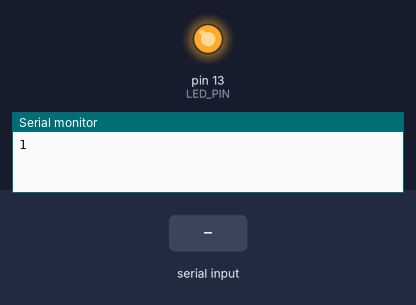
The sketch below on a simulated Arduino Mega 2560, built with avr-gcc and run on an emulated ATmega2560. On the bench: output pins drawn as LEDs (lit = HIGH), the last lines printed to the serial monitor. Dashed ring = blinking. The test bench sets the inputs (shaded band).

Above: at 0.1 s.
At 1.1 s:
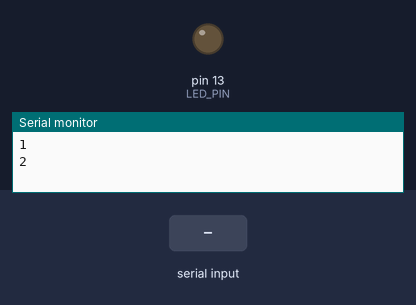
2.1 s: "1" received over the second serial link
At 4.8 s:
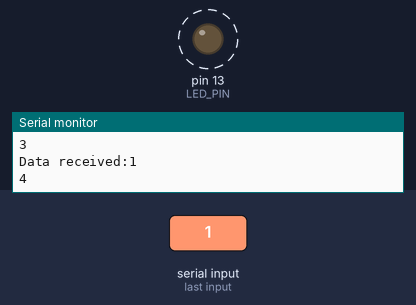
Timing chart, 0 to 11.1 s (numbered marks = the images above; inputs shaded):
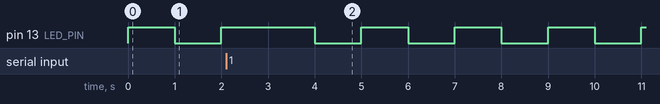

The sketch:

UART_arduino.ino
```cpp
// I2C device class (I2Cdev) demonstration Arduino sketch for MPU6050 class
// 10/7/2011 by Jeff Rowberg <jeff@rowberg.net>
// Updates should (hopefully) always be available at https://github.com/jrowberg/i2cdevlib
//
// Changelog:
//     2011-10-07 - initial release

/* ============================================
I2Cdev device library code is placed under the MIT license
Copyright (c) 2011 Jeff Rowberg

Permission is hereby granted, free of charge, to any person obtaining a copy
of this software and associated documentation files (the "Software"), to deal
in the Software without restriction, including without limitation the rights
to use, copy, modify, merge, publish, distribute, sublicense, and/or sell
copies of the Software, and to permit persons to whom the Software is
furnished to do so, subject to the following conditions:

The above copyright notice and this permission notice shall be included in
all copies or substantial portions of the Software.

THE SOFTWARE IS PROVIDED "AS IS", WITHOUT WARRANTY OF ANY KIND, EXPRESS OR
IMPLIED, INCLUDING BUT NOT LIMITED TO THE WARRANTIES OF MERCHANTABILITY,
FITNESS FOR A PARTICULAR PURPOSE AND NONINFRINGEMENT. IN NO EVENT SHALL THE
AUTHORS OR COPYRIGHT HOLDERS BE LIABLE FOR ANY CLAIM, DAMAGES OR OTHER
LIABILITY, WHETHER IN AN ACTION OF CONTRACT, TORT OR OTHERWISE, ARISING FROM,
OUT OF OR IN CONNECTION WITH THE SOFTWARE OR THE USE OR OTHER DEALINGS IN
THE SOFTWARE.
===============================================
*/

// Arduino Wire library is required if I2Cdev I2CDEV_ARDUINO_WIRE implementation
// is used in I2Cdev.h
//#include "Wire.h"

// I2Cdev and MPU6050 must be installed as libraries, or else the .cpp/.h files
// for both classes must be in the include path of your project
//#include "I2Cdev.h"
//#include "MPU6050.h"

// class default I2C address is 0x68
// specific I2C addresses may be passed as a parameter here
// AD0 low = 0x68 (default for InvenSense evaluation board)
// AD0 high = 0x69
//MPU6050 accelgyro;

int16_t ax, ay, az;
int16_t gx, gy, gz;

#define LED_PIN 13
#define Seconds_PIN 13
bool blinkState = false;
//#include "TimerOne.h"
int cnt;

void setup() {
       // initialize serial communication
    // (38400 chosen because it works as well at 8MHz as it does at 16MHz, but
    // it's really up to you depending on your project)
    Serial.begin(9600);
    Serial1.begin(9600);
    pinMode(LED_PIN, OUTPUT);      // sets the digital pin as output
  }

void loop() {
    cnt++;
    digitalWrite(LED_PIN, !digitalRead(LED_PIN));
    Serial.println(cnt);
    Serial1.println(cnt);
    delay(1000);
    if (Serial1.available() > 0) {
      Serial.print("Data received:");
      Serial.println(Serial1.readString());
    }
}
```

Measured:
- by itself, pin 13 (LED_PIN): alternates HIGH for 1.0 s and LOW for 1.0 s
